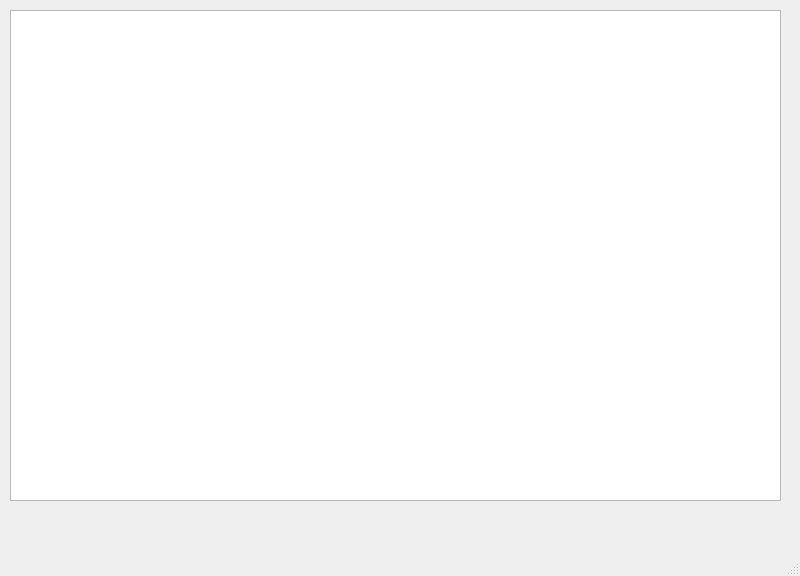
<?xml version="1.0" encoding="UTF-8"?>
<ui version="4.0">
 <class>MainWindow</class>
 <widget class="QMainWindow" name="MainWindow">
  <property name="geometry">
   <rect>
    <x>0</x>
    <y>0</y>
    <width>800</width>
    <height>576</height>
   </rect>
  </property>
  <property name="windowTitle">
   <string>MainWindow</string>
  </property>
  <widget class="QWidget" name="centralwidget">
   <widget class="QTableWidget" name="tableWidget">
    <property name="geometry">
     <rect>
      <x>10</x>
      <y>10</y>
      <width>771</width>
      <height>491</height>
     </rect>
    </property>
   </widget>
  </widget>
  <widget class="QMenuBar" name="menubar">
   <property name="geometry">
    <rect>
     <x>0</x>
     <y>0</y>
     <width>800</width>
     <height>21</height>
    </rect>
   </property>
  </widget>
  <widget class="QStatusBar" name="statusbar"/>
 </widget>
 <resources/>
 <connections/>
</ui>
